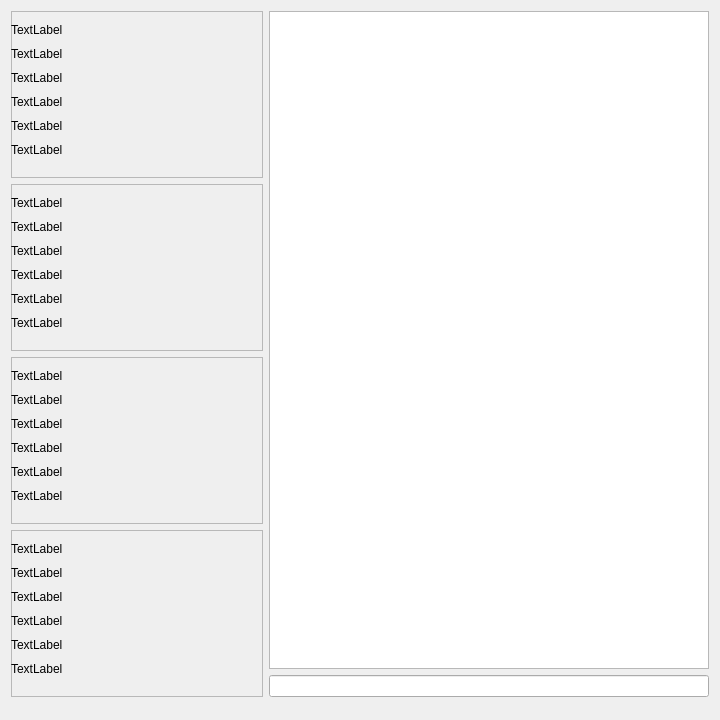
<?xml version="1.0" encoding="UTF-8"?>
<ui version="4.0">
 <class>MainWindow</class>
 <widget class="QWidget" name="MainWindow">
  <property name="geometry">
   <rect>
    <x>0</x>
    <y>0</y>
    <width>720</width>
    <height>720</height>
   </rect>
  </property>
  <property name="sizePolicy">
   <sizepolicy hsizetype="Minimum" vsizetype="Preferred">
    <horstretch>0</horstretch>
    <verstretch>0</verstretch>
   </sizepolicy>
  </property>
  <property name="windowTitle">
   <string>AVIATA Ground Control</string>
  </property>
  <layout class="QGridLayout">
   <item row="0" column="0">
    <layout class="QHBoxLayout" name="horizontalLayout">
     <property name="rightMargin">
      <number>0</number>
     </property>
     <item>
      <layout class="QVBoxLayout" name="drones_layout">
       <property name="sizeConstraint">
        <enum>QLayout::SetFixedSize</enum>
       </property>
       <property name="bottomMargin">
        <number>12</number>
       </property>
       <item>
        <widget class="QFrame" name="frame_4">
         <property name="frameShape">
          <enum>QFrame::StyledPanel</enum>
         </property>
         <property name="frameShadow">
          <enum>QFrame::Raised</enum>
         </property>
         <widget class="QWidget" name="layoutWidget">
          <property name="geometry">
           <rect>
            <x>0</x>
            <y>10</y>
            <width>242</width>
            <height>138</height>
           </rect>
          </property>
          <layout class="QVBoxLayout" name="drone_layout_1">
           <property name="sizeConstraint">
            <enum>QLayout::SetDefaultConstraint</enum>
           </property>
           <item>
            <widget class="QLabel" name="drone_id_label_1">
             <property name="sizePolicy">
              <sizepolicy hsizetype="Preferred" vsizetype="Preferred">
               <horstretch>0</horstretch>
               <verstretch>0</verstretch>
              </sizepolicy>
             </property>
             <property name="minimumSize">
              <size>
               <width>0</width>
               <height>0</height>
              </size>
             </property>
             <property name="text">
              <string>TextLabel</string>
             </property>
            </widget>
           </item>
           <item>
            <widget class="QLabel" name="drone_ip_label_1">
             <property name="text">
              <string>TextLabel</string>
             </property>
            </widget>
           </item>
           <item>
            <widget class="QLabel" name="drone_mav_id_label_1">
             <property name="text">
              <string>TextLabel</string>
             </property>
            </widget>
           </item>
           <item>
            <widget class="QLabel" name="drone_state_label_1">
             <property name="text">
              <string>TextLabel</string>
             </property>
            </widget>
           </item>
           <item>
            <widget class="QLabel" name="drone_docking_slot_label_1">
             <property name="text">
              <string>TextLabel</string>
             </property>
            </widget>
           </item>
           <item>
            <widget class="QLabel" name="drone_battery_label_1">
             <property name="text">
              <string>TextLabel</string>
             </property>
            </widget>
           </item>
          </layout>
         </widget>
        </widget>
       </item>
       <item>
        <widget class="QFrame" name="frame_3">
         <property name="frameShape">
          <enum>QFrame::StyledPanel</enum>
         </property>
         <property name="frameShadow">
          <enum>QFrame::Raised</enum>
         </property>
         <widget class="QWidget" name="layoutWidget">
          <property name="geometry">
           <rect>
            <x>0</x>
            <y>10</y>
            <width>184</width>
            <height>138</height>
           </rect>
          </property>
          <layout class="QVBoxLayout" name="drone_layout_2">
           <item>
            <widget class="QLabel" name="drone_id_label_2">
             <property name="text">
              <string>TextLabel</string>
             </property>
            </widget>
           </item>
           <item>
            <widget class="QLabel" name="drone_ip_label_2">
             <property name="text">
              <string>TextLabel</string>
             </property>
            </widget>
           </item>
           <item>
            <widget class="QLabel" name="drone_mav_id_label_2">
             <property name="text">
              <string>TextLabel</string>
             </property>
            </widget>
           </item>
           <item>
            <widget class="QLabel" name="drone_state_label_2">
             <property name="text">
              <string>TextLabel</string>
             </property>
            </widget>
           </item>
           <item>
            <widget class="QLabel" name="drone_docking_slot_label_2">
             <property name="text">
              <string>TextLabel</string>
             </property>
            </widget>
           </item>
           <item>
            <widget class="QLabel" name="drone_battery_label_2">
             <property name="text">
              <string>TextLabel</string>
             </property>
            </widget>
           </item>
          </layout>
         </widget>
        </widget>
       </item>
       <item>
        <widget class="QFrame" name="frame_2">
         <property name="frameShape">
          <enum>QFrame::StyledPanel</enum>
         </property>
         <property name="frameShadow">
          <enum>QFrame::Raised</enum>
         </property>
         <widget class="QWidget" name="layoutWidget">
          <property name="geometry">
           <rect>
            <x>0</x>
            <y>10</y>
            <width>184</width>
            <height>138</height>
           </rect>
          </property>
          <layout class="QVBoxLayout" name="drone_layout_3">
           <item>
            <widget class="QLabel" name="drone_id_label_3">
             <property name="text">
              <string>TextLabel</string>
             </property>
            </widget>
           </item>
           <item>
            <widget class="QLabel" name="drone_ip_label_3">
             <property name="text">
              <string>TextLabel</string>
             </property>
            </widget>
           </item>
           <item>
            <widget class="QLabel" name="drone_mav_id_label_3">
             <property name="text">
              <string>TextLabel</string>
             </property>
            </widget>
           </item>
           <item>
            <widget class="QLabel" name="drone_state_label_3">
             <property name="text">
              <string>TextLabel</string>
             </property>
            </widget>
           </item>
           <item>
            <widget class="QLabel" name="drone_docking_slot_label_3">
             <property name="text">
              <string>TextLabel</string>
             </property>
            </widget>
           </item>
           <item>
            <widget class="QLabel" name="drone_battery_label_3">
             <property name="text">
              <string>TextLabel</string>
             </property>
            </widget>
           </item>
          </layout>
         </widget>
        </widget>
       </item>
       <item>
        <widget class="QFrame" name="frame">
         <property name="frameShape">
          <enum>QFrame::StyledPanel</enum>
         </property>
         <property name="frameShadow">
          <enum>QFrame::Raised</enum>
         </property>
         <widget class="QWidget" name="layoutWidget">
          <property name="geometry">
           <rect>
            <x>0</x>
            <y>10</y>
            <width>184</width>
            <height>138</height>
           </rect>
          </property>
          <layout class="QVBoxLayout" name="drone_layout_4">
           <item>
            <widget class="QLabel" name="drone_id_label_4">
             <property name="text">
              <string>TextLabel</string>
             </property>
            </widget>
           </item>
           <item>
            <widget class="QLabel" name="drone_ip_label_4">
             <property name="text">
              <string>TextLabel</string>
             </property>
            </widget>
           </item>
           <item>
            <widget class="QLabel" name="drone_mav_id_label_4">
             <property name="text">
              <string>TextLabel</string>
             </property>
            </widget>
           </item>
           <item>
            <widget class="QLabel" name="drone_state_label_4">
             <property name="text">
              <string>TextLabel</string>
             </property>
            </widget>
           </item>
           <item>
            <widget class="QLabel" name="drone_docking_slot_label_4">
             <property name="text">
              <string>TextLabel</string>
             </property>
            </widget>
           </item>
           <item>
            <widget class="QLabel" name="drone_battery_label_4">
             <property name="text">
              <string>TextLabel</string>
             </property>
            </widget>
           </item>
          </layout>
         </widget>
        </widget>
       </item>
      </layout>
     </item>
     <item>
      <layout class="QVBoxLayout" name="verticalLayout">
       <property name="bottomMargin">
        <number>12</number>
       </property>
       <item>
        <widget class="QTextBrowser" name="log_text">
         <property name="sizePolicy">
          <sizepolicy hsizetype="Fixed" vsizetype="Expanding">
           <horstretch>0</horstretch>
           <verstretch>0</verstretch>
          </sizepolicy>
         </property>
         <property name="minimumSize">
          <size>
           <width>440</width>
           <height>0</height>
          </size>
         </property>
        </widget>
       </item>
       <item>
        <widget class="QLineEdit" name="console_input">
         <property name="sizePolicy">
          <sizepolicy hsizetype="Preferred" vsizetype="Fixed">
           <horstretch>0</horstretch>
           <verstretch>0</verstretch>
          </sizepolicy>
         </property>
        </widget>
       </item>
      </layout>
     </item>
    </layout>
   </item>
  </layout>
 </widget>
 <resources/>
 <connections/>
</ui>
